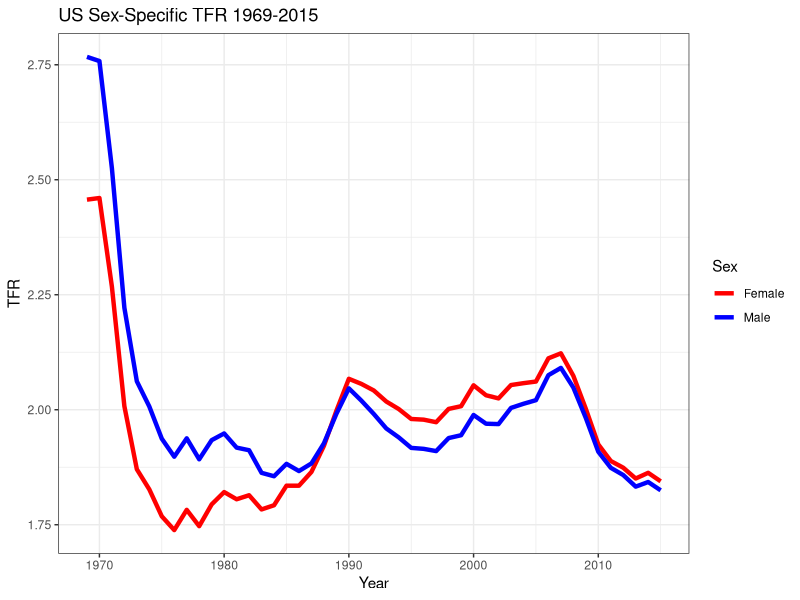
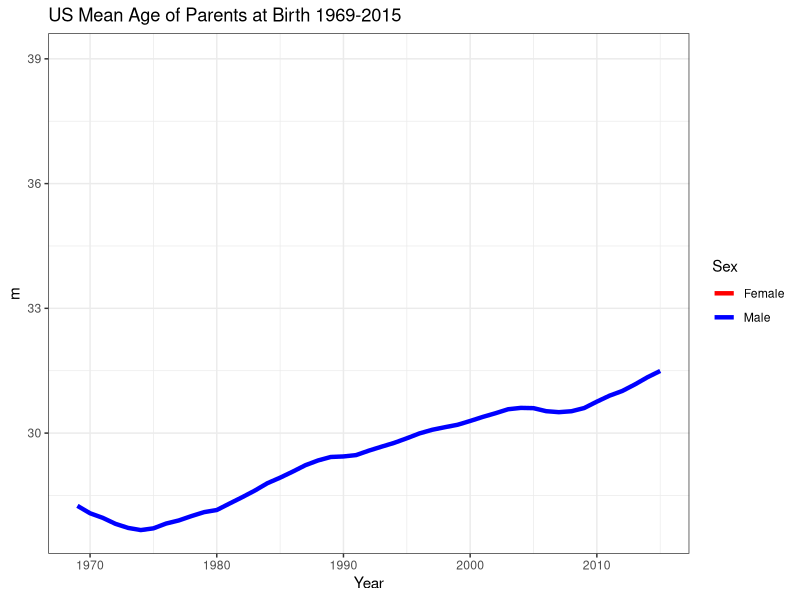
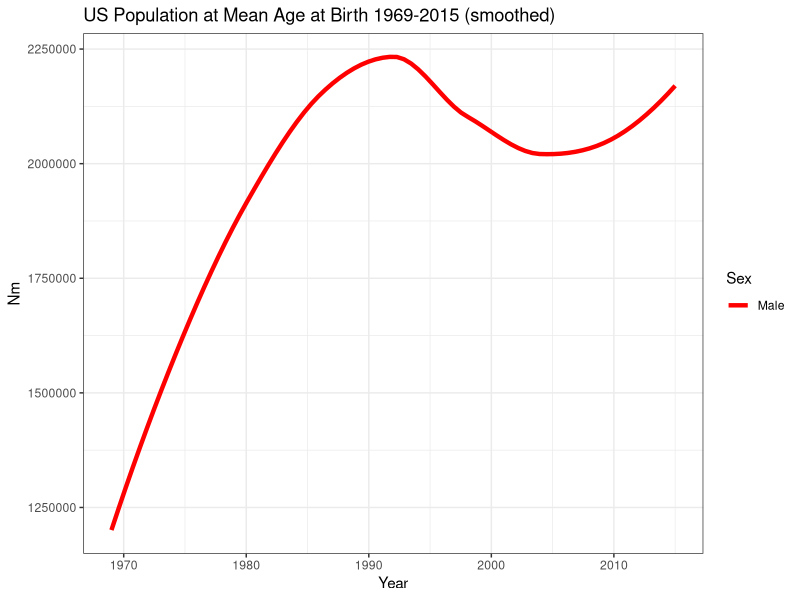
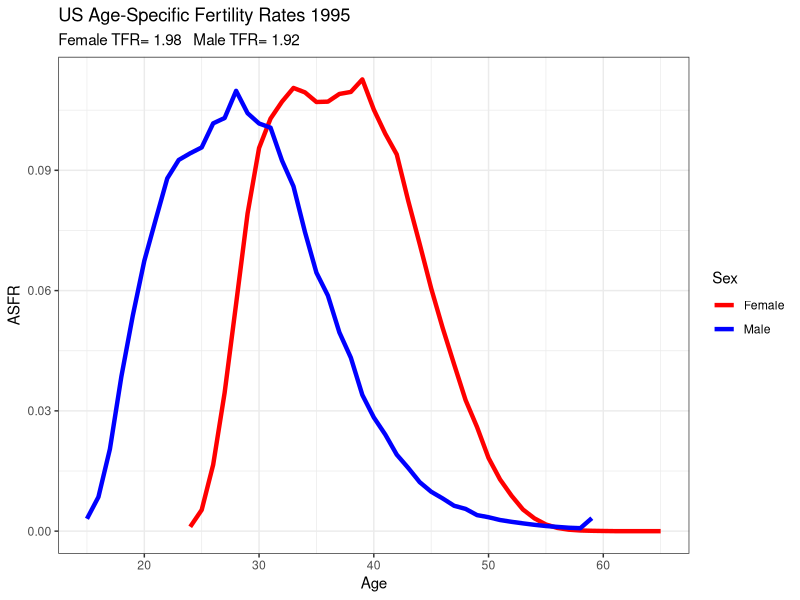
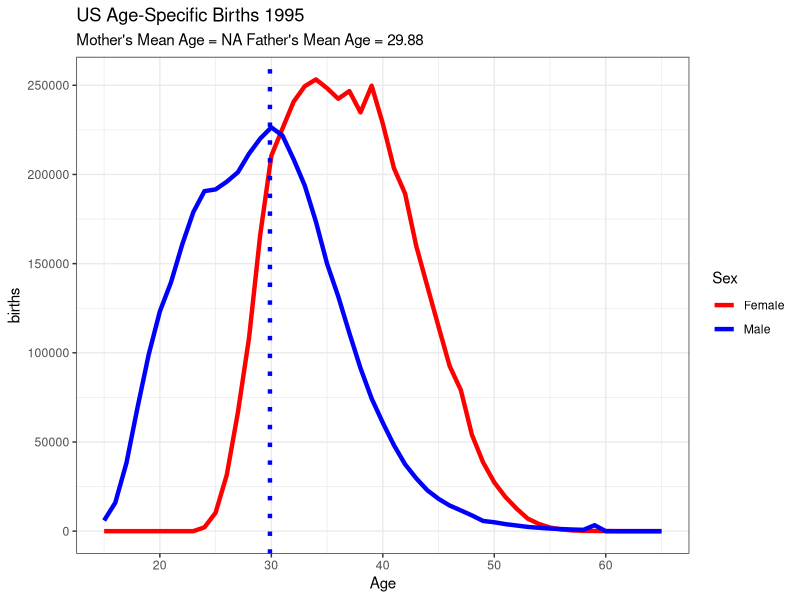
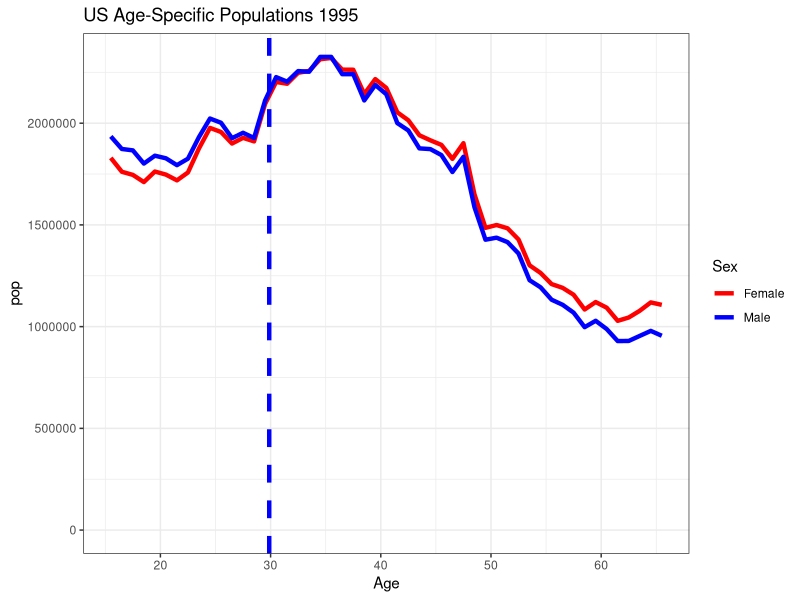

R code for these plots, in order:
## ---- chunk 1
knitr::opts_chunk$set(echo = TRUE)

options(scipen=999) # no scientific notation
library(tidyverse)

detail_year = 1995  # year for detailed US comparisons
## ---- chunk 2

# construct a data frame with annual USA data, from the listed sources

# rates for 1969-2015 x ages 15-59
asfr_male = read.table(file='m_ASFR_USA.txt', header=TRUE,
                       colClasses='numeric') %>%
            add_column(Sex='Male')

# rates for 1969-2015 x ages 12-55
asfr_female = read.table(file='USAasfrTR.txt', skip=2, header=TRUE) %>%
       mutate(Age = 11 + as.numeric(Age)) %>%
       filter(Year %in% unique(asfr_male$Year)) %>%
       group_by(Year,Age) %>%
       summarize(ASFR = mean(ASFR)) %>%
       add_column(Sex='Female')

ASFR = bind_rows(
         asfr_male,
         asfr_female
        ) 

pop = read.table('Population.txt',skip=2, header=TRUE) %>%
        mutate( Year = as.numeric(as.character(Year)),
                Age  = as.numeric(as.character(Age))) %>%
        filter(Age %in% unique(ASFR$Age),
               Year %in% unique(ASFR$Year)) %>%
        select(Year,Age,Female,Male) %>%
        gather(key=Sex, value=pop, -Year, -Age)

## add estimated births, fraction of births by age, etc.
 
big = full_join(pop, ASFR, by=c('Year','Age','Sex')) %>%
         mutate(births = pop * ASFR) 

big$births[is.na(big$births)] = 0

# summarize each year x sex 

mean_expos = function(A,P,M) {
  approx(x=A, y=P, xout=M )$y  
}

df = big %>%
       group_by(Year,Sex) %>%
       summarize( TFR = sum(ASFR, na.rm=TRUE),
                  B   = sum(births),
                  m   = weighted.mean( Age+.50   , births),
                  Nm  = mean_expos(Age+.50,pop,m),
                  approx_TFR = B/Nm)


ggplot(data=df) +
   aes(x=Year, y=TFR, color=Sex) +
   geom_line(lwd=1.5) +
   scale_color_manual(values=c('red','blue')) +
   labs(title='US Sex-Specific TFR 1969-2015') +
  theme_bw()

ggplot(data=df) +
   aes(x=Year, y=m, color=Sex) +
   geom_line(lwd=1.5) +
   scale_color_manual(values=c('red','blue')) +
   labs(title='US Mean Age of Parents at Birth 1969-2015') +
  theme_bw()

ggplot(data=df) +
   aes(x=Year, y=Nm, color=Sex) +
   geom_smooth(lwd=1.5,se=FALSE) +
   scale_color_manual(values=c('red','blue')) +
   labs(title='US Population at Mean Age at Birth 1969-2015 (smoothed)') +
  theme_bw()

## ---- chunk 3
tmp.big = filter(big, Year == detail_year)
tmp.df  = filter(df,  Year == detail_year)

TFR        = tmp.df$TFR
approx_TFR = tmp.df$approx_TFR
m          = tmp.df$m
Nm         = tmp.df$Nm

B = mean(tmp.df$B) #avg of (slightly difft) male and female total births

names(TFR) = names(approx_TFR) = names(m) = names(Nm) = c('Female','Male')

ratio        = TFR['Male']/TFR['Female']
approx_ratio = approx_TFR['Male']/approx_TFR['Female']

## ---- chunk 4

ggplot(data=tmp.big) +
  aes(x=Age, y=ASFR, color=Sex) +
  geom_line(lwd=1.5) +
  scale_color_manual(values=c('red','blue')) +
  labs(title=paste('US Age-Specific Fertility Rates',detail_year),
       subtitle=paste('Female TFR=',round(TFR['Female'],2),
                      '  Male TFR=',round(TFR['Male']  ,2))) +
  theme_bw()

  
ggplot(data=tmp.big) +
  aes(x=Age, y=births, color=Sex) +
  geom_line(lwd=1.5) +
  geom_vline(xintercept = m[c('Female','Male')], color=c('red','blue'),
             lwd=1.5, lty='dotted') +
  scale_color_manual(values=c('red','blue')) +
  labs(title=paste('US Age-Specific Births',detail_year),
       subtitle=paste('Mother\'s Mean Age =',round(m['Female'],2),
                      'Father\'s Mean Age =',round(m['Male'],2))) +
  theme_bw()

ggplot(data=tmp.big) +
  aes(x=Age+0.5, y=pop, color=Sex) +
  geom_line(lwd=1.5) +
  geom_vline(xintercept = m[c('Female','Male')], color=c('red','blue'),
             lwd=1.5,lty='dashed') +
  scale_color_manual(values=c('red','blue')) +
  labs(title=paste('US Age-Specific Populations',detail_year),
       x='Age') +
  theme_bw()

